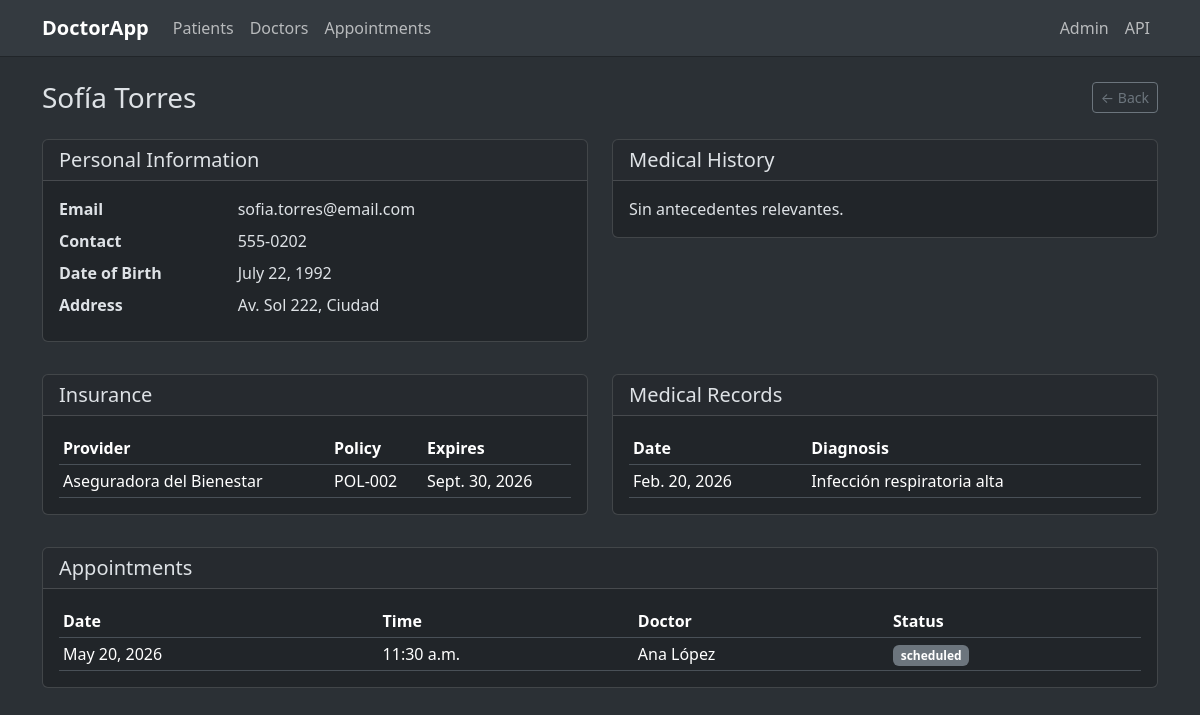
The page /patients/5/ (signed in) on the database its author committed.
### patients/models.py (models this page shows)
class Patient(models.Model):
    first_name = models.CharField(max_length=100)
    last_name = models.CharField(max_length=100)
    date_of_birth = models.DateField()
    contact_number = models.CharField(max_length=15)
    email = models.EmailField()
    address = models.TextField()
    medical_history = models.TextField()

class Insurance(models.Model):
    patient = models.ForeignKey(Patient, related_name='insurances', on_delete=models.CASCADE)
    provider = models.CharField(max_length=100)
    policy_number = models.CharField(max_length=100)
    expiration_date = models.DateField()

class MedicalRecord(models.Model):
    patient = models.ForeignKey(Patient, related_name='medical_records', on_delete=models.CASCADE)
    date = models.DateField()
    diagnosis = models.TextField()
    treatment = models.TextField()
    follow_up_date = models.DateField()

### bookings/models.py (models this page shows, shortened)
class Appointment(models.Model):
    CONFLICTING_STATUSES = {
        AppointmentStatus.SCHEDULED,
        AppointmentStatus.CONFIRMED,
        AppointmentStatus.IN_PROGRESS,
    }
    patient = models.ForeignKey(Patient, related_name='appointments', on_delete=models.CASCADE)
    doctor = models.ForeignKey(Doctor, related_name='appointments', on_delete=models.CASCADE)
    appointment_date = models.DateField()
    appointment_time = models.TimeField(null=True, blank=True)
    notes = models.TextField()
    status = models.CharField(
        max_length=20,
        choices=AppointmentStatus.choices,
        default=AppointmentStatus.SCHEDULED,
    )

### doctors/models.py (models this page shows)
class Doctor(models.Model):
    user = models.OneToOneField(
        settings.AUTH_USER_MODEL,
        on_delete=models.CASCADE,
        related_name='doctor_profile',
        null=True,
        blank=True,
    )
    first_name = models.CharField(max_length=100)
    last_name = models.CharField(max_length=100)
    qualification = models.CharField(max_length=100)
    contact_number = models.CharField(max_length=15)
    email = models.EmailField()
    address = models.TextField()
    biography = models.TextField()
    is_on_vacation = models.BooleanField(default = False)

### frontend/views.py (the view)
# urls.py: path("patients/<int:pk>/", views.PatientDetailView.as_view(), name="patient_detail"),
class PatientDetailView(LoginRequiredMixin, DetailView):
    model = Patient
    template_name = "frontend/patient_detail.html"
    context_object_name = "patient"

### frontend/templates/frontend/patient_detail.html (shortened to what this page needs)
{% extends "frontend/base.html" %}
{% block content %}
<div class="d-flex justify-content-between align-items-center mb-4">
    <h1 class="h3 mb-0">{{ patient.first_name }} {{ patient.last_name }}</h1>
    <a href="{% url 'patient_list' %}" class="btn btn-outline-secondary btn-sm">&larr; Back</a>
</div>
<div class="row g-4">
    <div class="col-md-6">
        <div class="card">
            <div class="card-header"><h5 class="card-title mb-0">Personal Information</h5></div>
            <div class="card-body">
                <dl class="row mb-0">
                    <dt class="col-sm-4">Email</dt>
                    <dd class="col-sm-8">{{ patient.email }}</dd>
                    <dt class="col-sm-4">Contact</dt>
                    <dd class="col-sm-8">{{ patient.contact_number }}</dd>
                    <dt class="col-sm-4">Date of Birth</dt>
                    <dd class="col-sm-8">{{ patient.date_of_birth }}</dd>
                    <dt class="col-sm-4">Address</dt>
                    <dd class="col-sm-8">{{ patient.address|linebreaksbr }}</dd>
                </dl>
            </div>
        </div>
    </div>
    <div class="col-md-6">
        <div class="card">
            <div class="card-header"><h5 class="card-title mb-0">Medical History</h5></div>
            <div class="card-body">
                {% if patient.medical_history %}
                    <p class="mb-0">{{ patient.medical_history|linebreaksbr }}</p>
                {% else %}
                    <p class="text-body-secondary mb-0">No medical history recorded.</p>
                {% endif %}
            </div>
        </div>
    </div>
</div>
<div class="row g-4 mt-2">
    <div class="col-md-6">
        <div class="card">
            <div class="card-header"><h5 class="card-title mb-0">Insurance</h5></div>
            <div class="card-body">
                {% if patient.insurances.all %}
                <table class="table table-sm mb-0">
                    <thead><tr><th>Provider</th><th>Policy</th><th>Expires</th></tr></thead>
                    <tbody>
                        {% for ins in patient.insurances.all %}
                        <tr><td>{{ ins.provider }}</td><td>{{ ins.policy_number }}</td><td>{{ ins.expiration_date }}</td></tr>
                        {% endfor %}
                    </tbody>
                </table>
                {% else %}
                <p class="text-body-secondary mb-0">No insurance on file.</p>
                {% endif %}
            </div>
        </div>
    </div>
    <div class="col-md-6">
        <div class="card">
            <div class="card-header"><h5 class="card-title mb-0">Medical Records</h5></div>
            <div class="card-body">
                {% if patient.medical_records.all %}
                <table class="table table-sm mb-0">
                    <thead><tr><th>Date</th><th>Diagnosis</th></tr></thead>
                    <tbody>
                        {% for rec in patient.medical_records.all %}
                        <tr><td>{{ rec.date }}</td><td>{{ rec.diagnosis|truncatewords:20 }}</td></tr>
                        {% endfor %}
                    </tbody>
                </table>
                {% else %}
                <p class="text-body-secondary mb-0">No medical records.</p>
                {% endif %}
            </div>
        </div>
    </div>
</div>
<div class="row g-4 mt-2">
    <div class="col-12">
        <div class="card">
            <div class="card-header"><h5 class="card-title mb-0">Appointments</h5></div>
            <div class="card-body">
                {% if patient.appointments.all %}
                <table class="table table-sm mb-0">
                    <thead><tr><th>Date</th><th>Time</th><th>Doctor</th><th>Status</th></tr></thead>
                    <tbody>
                        {% for apt in patient.appointments.all %}
                        <tr>
                            <td>{{ apt.appointment_date }}</td>
                            <td>{{ apt.appointment_time|default:"—" }}</td>
                            <td>{{ apt.doctor.first_name }} {{ apt.doctor.last_name }}</td>
                            <td><span class="badge bg-{% if apt.status == 'completed' %}success{% elif apt.status == 'cancelled' %}danger{% elif apt.status == 'confirmed' %}info{% else %}secondary{% endif %}">{{ apt.status }}</span></td>
                        </tr>
                        {% endfor %}
                    </tbody>
                </table>
                {% else %}
                <p class="text-body-secondary mb-0">No appointments.</p>
                {% endif %}
            </div>
        </div>
    </div>
</div>
{% endblock %}

### rows shown on the page
Patient: first_name "Sofía", last_name "Torres", email "sofia.torres@email.com", contact_number "555-0202", date_of_birth "July 22, 1992", address "Av. Sol 222, Ciudad", medical_history "Sin antecedentes relevantes."
Insurance: provider "Aseguradora del Bienestar", policy_number "POL-002", expiration_date "Sept. 30, 2026"
MedicalRecord: date "Feb. 20, 2026", diagnosis "Infección respiratoria alta"
Appointment: appointment_date "May 20, 2026", appointment_time "11:30 a.m.", doctor.first_name "Ana", doctor.last_name "López", status "scheduled"
